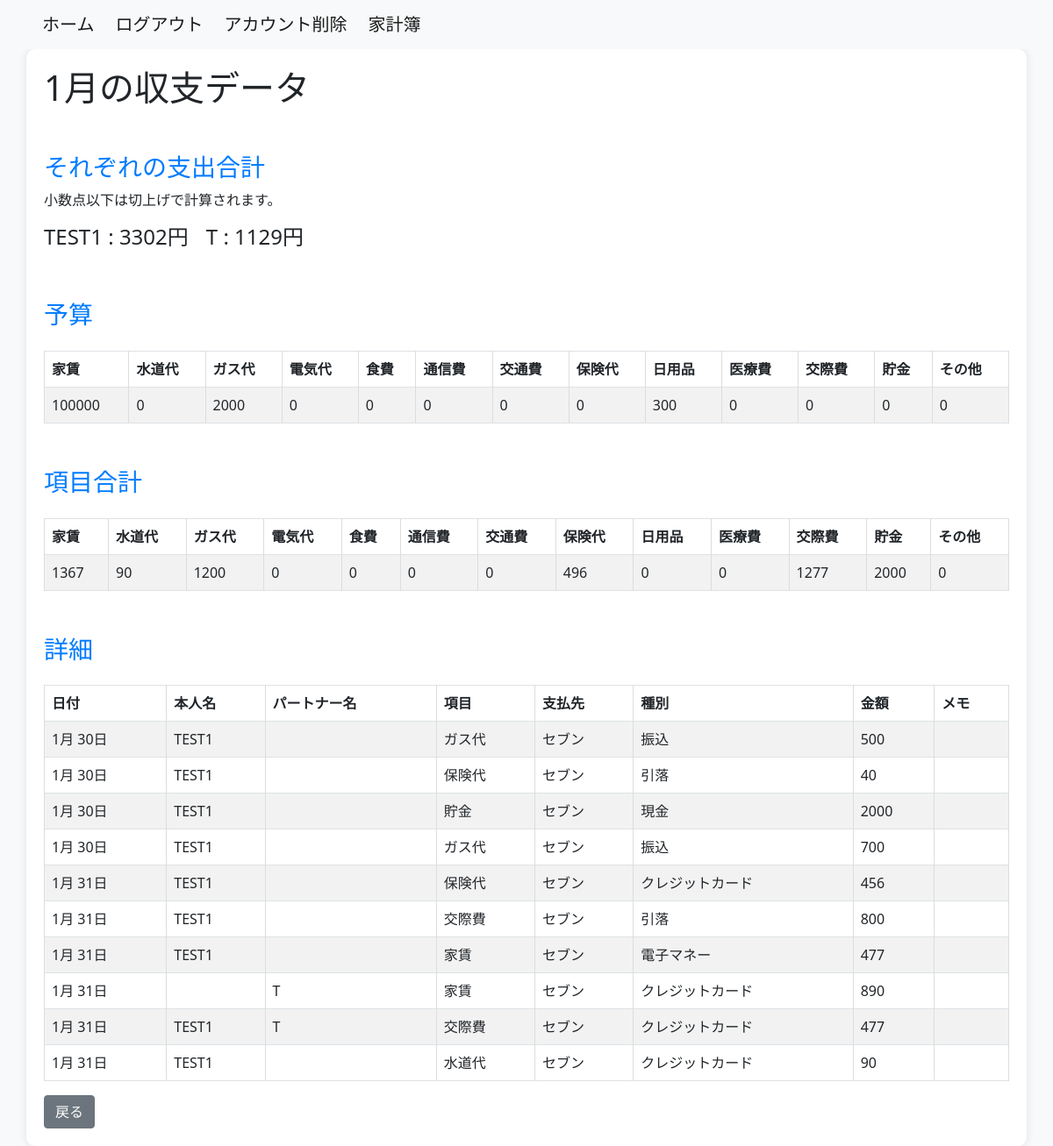
Page /household_budget/monthly_data/2024-1/ (signed in) on the committed database.
### household_budget/models.py (models this page shows, shortened)
class Transaction(models.Model):
    user = models.ForeignKey(settings.AUTH_USER_MODEL, on_delete=models.CASCADE)
    event_date = models.DateField()
    name_1 = models.CharField(max_length=20, default='', null=True)
    name_2 = models.CharField(max_length=20, default='', null=True)
    category = models.ForeignKey(Category, on_delete=models.CASCADE)
    payment_type = models.ForeignKey(PaymentType, on_delete=models.CASCADE)
    vendor_name = models.ForeignKey(Vendor, on_delete=models.CASCADE, related_name='vendor_transactions')
    amount = models.IntegerField(default=0)
    memo = models.TextField(null=True)
    class Meta:
        db_table = 'transaction'
        ordering = ['event_date']

class Budget(models.Model):
    user = models.ForeignKey(settings.AUTH_USER_MODEL, on_delete=models.CASCADE)
    event_date = models.DateField(default=datetime.date.today)
    rent_budget = models.IntegerField(default=0)
    water_supply_budget = models.IntegerField(default=0)
    gas_budget = models.IntegerField(default=0)
    electricity_budget = models.IntegerField(default=0)
    food_expenses_budget = models.IntegerField(default=0)
    communication_expenses_budget = models.IntegerField(default=0)
    transportation_expenses_budget = models.IntegerField(default=0)
    insurance_fee_budget = models.IntegerField(default=0)
    daily_necessities_budget = models.IntegerField(default=0)
    medical_bills_budget = models.IntegerField(default=0)
    entertainment_expenses_budget = models.IntegerField(default=0)
    saving_budget = models.IntegerField(default=0)
    add_item_budget = models.IntegerField(default=0)
    class Meta:
        db_table = 'Budget'

class Category(models.Model):
    category_name = models.CharField(max_length=50)
    class Meta:
        db_table = 'category'

class Vendor(models.Model):
    user = models.ForeignKey(settings.AUTH_USER_MODEL, on_delete=models.CASCADE)
    vendor_name = models.CharField(max_length=50)
    class Meta:
        db_table = 'vendor'

class PaymentType(models.Model):
    payment_type = models.CharField(max_length=20)
    class Meta:
        db_table = 'pament_type'

### household_budget/views.py (the view)
# urls.py: path('monthly_data/<int:year>-<int:month>/', M_DataView.as_view(), name='monthly_data'),
@method_decorator(login_required(login_url='/login/'), name='dispatch')
class M_DataView(TemplateView):
    template_name = 'm_data.html'
    def get_context_data(self, **kwargs):
        context = super().get_context_data(**kwargs)
        year = self.kwargs.get('year')
        month = self.kwargs.get('month')
        first_day_of_month = timezone.datetime(int(year), int(month), 1)
        if first_day_of_month.month == 12:
            next_month = 1
            next_year = first_day_of_month.year + 1
        else:
            next_month = first_day_of_month.month + 1
            next_year = first_day_of_month.year
        last_day_of_month = timezone.datetime(next_year, next_month, 1) - timezone.timedelta(days=1)
        monthly_summary = Transaction.objects.filter(
            user=self.request.user,
            event_date__year=year,
            event_date__month=month
        ).values('category__category_name') \
            .annotate(total_amount=Coalesce(Sum('amount'), Value(0)))
        categories = ['家賃', '水道代', 'ガス代', '電気代', '食費', '通信費', '交通費', '保険代', '日用品', '医療費', '交際費', '貯金', 'その他']
        monthly_summary_total= Transaction.objects.filter(
            user=self.request.user,
            event_date__year=year,
            event_date__month=month
        ).values('category__category_name') \
            .annotate(total_amount=Sum('amount'))
        transaction_data = Transaction.objects.filter(user=self.request.user)
        name1_only_monthly_amount = Transaction.objects.filter(
            Q(user=self.request.user) &
            Q(name_1__isnull=False) & ~Q(name_1=''),
            ~Q(category_id=1) & ~Q(category_id=13),
            event_date__range=[first_day_of_month, last_day_of_month]
        ).aggregate(name1_has_data_total_amount=Sum('amount'))['name1_has_data_total_amount'] or 0
        name2_only_monthly_amount = Transaction.objects.filter(
            Q(user=self.request.user) &
            Q(name_2__isnull=False) & ~Q(name_2=''),
            ~Q(category_id=1) & ~Q(category_id=13),
            event_date__range=[first_day_of_month, last_day_of_month]
        ).aggregate(name2_has_data_total_amount=Sum('amount'))['name2_has_data_total_amount'] or 0
        name_monthly_amount = Transaction.objects.filter(
            Q(user=self.request.user) &
            Q(name_1__isnull=False) & Q(name_2__isnull=False) & ~Q(name_1='') & ~Q(name_2=''),
            ~Q(category_id=1) & ~Q(category_id=13),
            event_date__range=[first_day_of_month, last_day_of_month]
        ).aggregate(name_both_total_amount=Sum('amount'))['name_both_total_amount'] or 0
        name_both_half_monthly_amount = math.ceil(name_monthly_amount / 2)
        category_totals_dict = {category_name: {'total_amount': 0} for category_name in categories}
        for category in monthly_summary:
            category_name = category['category__category_name']
            category_totals_dict[category_name] = {
                'total_amount': category['total_amount'] if category['total_amount'] is not None else 0
            }
        monthly_details = Transaction.objects.filter(
            user=self.request.user,
            event_date__year=year,
            event_date__month=month
            )
        latest_name1_transaction = monthly_details.filter(
            Q(name_1__isnull=False) & ~Q(name_1=''),
        ).order_by('-event_date').first()
        latest_name2_transaction = monthly_details.filter(
            Q(name_2__isnull=False) & ~Q(name_2=''),
        ).order_by('-event_date').first()
        latest_budget = Budget.objects.filter(
            user=self.request.user,
            event_date__year=year,
            event_date__month=month
            ).order_by('-event_date').first()
        name1_total_amount = name1_only_monthly_amount - name_monthly_amount + name_both_half_monthly_amount
        name2_total_amount = name2_only_monthly_amount - name_monthly_amount + name_both_half_monthly_amount
        context['year'] = year
        context['month'] = month
        context['category_totals'] = category_totals_dict
        context['monthly_details'] = monthly_details
        context['latest_budget'] = latest_budget
        context['name1_total_amount'] = name1_total_amount
        context['name2_total_amount'] = name2_total_amount
        context['name'] = transaction_data
        context['latest_name1_transaction'] = latest_name1_transaction
        context['latest_name2_transaction'] = latest_name2_transaction
        return context

### household_budget/templates/m_data.html (shortened to what this page needs)
{% extends 'base.html' %}
{% block content %}
{% load custom_filters %}
<div class="container">
    <h1>{{ month }}月の収支データ</h1>
      <h3>それぞれの支出合計</h3>
      <p>小数点以下は切上げで計算されます。</p>
      <div style="display: flex; gap: 20px;">
      <h4>{{ latest_name1_transaction.name_1 }} : {{ name1_total_amount }}円</h2>
      <h4>{{ latest_name2_transaction.name_2 }} : {{ name2_total_amount }}円</h2>
      </div>
    <h3>予算</h3>
    <table class="table table-striped table-bordered mt-4">
        <thead class="thead-dark">
            <tr>
                <th>家賃</th>
                <th>水道代</th>
                <th>ガス代</th>
                <th>電気代</th>
                <th>食費</th>
                <th>通信費</th>
                <th>交通費</th>
                <th>保険代</th>
                <th>日用品</th>
                <th>医療費</th>
                <th>交際費</th>
                <th>貯金</th>
                <th>その他</th>
            </tr>
        </thead>
        <tbody>
            <tr>
                <td>{{ latest_budget.rent_budget }}</td>
                <td>{{ latest_budget.water_supply_budget }}</td>
                <td>{{ latest_budget.gas_budget }}</td>
                <td>{{ latest_budget.electricity_budget }}</td>
                <td>{{ latest_budget.food_expenses_budget }}</td>
                <td>{{ latest_budget.communication_expenses_budget }}</td>
                <td>{{ latest_budget.transportation_expenses_budget }}</td>
                <td>{{ latest_budget.insurance_fee_budget }}</td>
                <td>{{ latest_budget.daily_necessities_budget }}</td>
                <td>{{ latest_budget.medical_bills_budget }}</td>
                <td>{{ latest_budget.entertainment_expenses_budget }}</td>
                <td>{{ latest_budget.saving_budget }}</td>
                <td>{{ latest_budget.add_item_budget }}</td>
            </tr>
        </tbody>
    </table>
<h3>項目合計</h3>
<table class="table table-striped table-bordered mt-4">
    <thead class="thead-dark">
        <tr>
            {% for category_name, category_data in category_totals.items %}
                <th>{{ category_name }}</th>
            {% endfor %}
        </tr>
    </thead>
    <tbody>
        <tr>
            {% for category_name, category_data in category_totals.items %}
                <td>{{ category_data.total_amount }}</td>
            {% endfor %}
        </tr>
    </tbody>
</table>
    <h3>詳細</h3>
    <table class="table table-striped table-bordered mt-4">
        <thead class="thead-dark">
            <tr>
                <th>日付</th>
                <th>本人名</th>
                <th>パートナー名</th>
                <th>項目</th>
                <th>支払先</th>
                <th>種別</th>
                <th>金額</th>
                <th>メモ</th>
            </tr>
        </thead>
        <tbody>
            {% for detail in monthly_details %}
                <tr>
                    <td>{{ detail.event_date|date:"n月 j日" }}</td>
                    <td>{{ detail.name_1 }}</td>
                    <td>{{ detail.name_2 }}</td>
                    <td>{{ detail.category.category_name }}</td>
                    <td>{{ detail.vendor_name.vendor_name }}</td>
                    <td>{{ detail.payment_type.payment_type }}</td>
                    <td>{{ detail.amount }}</td>
                    <td>{{ detail.memo }}</td>
                </tr>
            {% endfor %}
        </tbody>
    </table>
<a href="{% url 'accounts:data_2024' %}" class="btn btn-secondary ml-2">戻る</a>
</div>
</html>
{% endblock %}

### household_budget/templates/m_data.html (style rules this page uses)
body { background-color: #f8f9fa; }
.container { background-color: #fff; border-radius: 10px; box-shadow: 0 0 10px rgba(0, 0, 0, 0.1); padding: 20px; }
h3 { margin-top: 50px; color: #007bff; }
table { width: 100%; border-collapse: collapse; margin-top: 10px; }
th, td { border: 2px solid #ddd; padding: 8px; text-align: left; }

### rows in the picture
Transaction: name_1 "TEST1", event_date "1月 31日", category.category_name "保険代", vendor_name.vendor_name "セブン", payment_type.payment_type "クレジットカード", amount "456"
Transaction: name_2 "T", event_date "1月 31日", category.category_name "家賃", vendor_name.vendor_name "セブン", payment_type.payment_type "クレジットカード", amount "890"
Budget: rent_budget "100000", water_supply_budget "0", gas_budget "2000", electricity_budget "0", food_expenses_budget "0", communication_expenses_budget "0", transportation_expenses_budget "0", insurance_fee_budget "0", daily_necessities_budget "300", medical_bills_budget "0", entertainment_expenses_budget "0", saving_budget "0", add_item_budget "0"
Transaction: event_date "1月 30日", name_1 "TEST1", category.category_name "ガス代", vendor_name.vendor_name "セブン", payment_type.payment_type "振込", amount "500"
Transaction: event_date "1月 30日", name_1 "TEST1", category.category_name "保険代", vendor_name.vendor_name "セブン", payment_type.payment_type "引落", amount "40"
Transaction: event_date "1月 30日", name_1 "TEST1", category.category_name "貯金", vendor_name.vendor_name "セブン", payment_type.payment_type "現金", amount "2000"
Transaction: event_date "1月 30日", name_1 "TEST1", category.category_name "ガス代", vendor_name.vendor_name "セブン", payment_type.payment_type "振込", amount "700"
Transaction: event_date "1月 31日", name_1 "TEST1", category.category_name "交際費", vendor_name.vendor_name "セブン", payment_type.payment_type "引落", amount "800"
Transaction: event_date "1月 31日", name_1 "TEST1", category.category_name "家賃", vendor_name.vendor_name "セブン", payment_type.payment_type "電子マネー", amount "477"
Transaction: event_date "1月 31日", name_1 "TEST1", name_2 "T", category.category_name "交際費", vendor_name.vendor_name "セブン", payment_type.payment_type "クレジットカード", amount "477"
Transaction: event_date "1月 31日", name_1 "TEST1", category.category_name "水道代", vendor_name.vendor_name "セブン", payment_type.payment_type "クレジットカード", amount "90"

### other values in the picture
{{ month }} "1"
{{ name1_total_amount }} "3302"
{{ name2_total_amount }} "1129"
{{ category_name }} "家賃" "水道代" "ガス代" "電気代" "食費" "通信費" "交通費" "保険代" "日用品" "医療費" "交際費" "貯金" "その他"
{{ category_data.total_amount }} "1367" "90" "1200" "0" "0" "0" "0" "496" "0" "0" "1277" "2000" "0"
